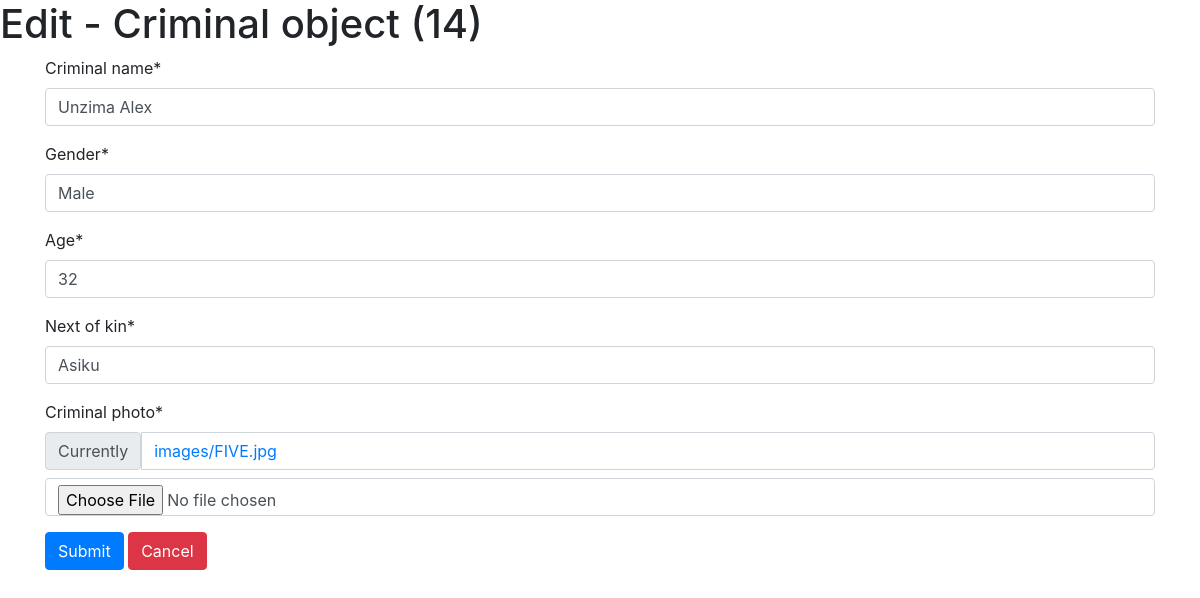
Screenshot of /edit_criminal/14/ (signed in) with the database file from the repository.
### my_app/models.py (models this page shows)
class Criminal(models.Model):
    criminal_name = models.CharField(max_length = 40)
    gender = models.CharField(max_length = 12)
    age = models.IntegerField()
    next_of_kin = models.CharField(max_length = 30)
    criminal_photo = models.ImageField(upload_to ="images/", default="")

### my_app/views.py (the view)
# urls.py: path('edit_criminal/<int:criminal_id>/', edit_criminal_view, name='edit_criminal_page'),
@login_required
def edit_criminal_view(request, criminal_id):
        message = ''
        criminal = Criminal.objects.get(id=criminal_id)
        if request.method == "POST":
                criminal_form =CriminalForm(request.POST, instance =criminal)
                if criminal_form.is_valid():
                        criminal_form.save()
                        message = "changes saved sucessfully!"
                else:
                        message = "form has invalid data"
                        return redirect(add_criminal_view)
        else:
                        criminal_form =CriminalForm(instance=criminal)
        context ={
                'form': criminal_form,
                'criminal': criminal,
                'message': message
        }
        return render(request, 'edit_criminal.html', context)

### my_app/forms.py
class CriminalForm(ModelForm):
    class Meta:
        model = Criminal
        fields = '__all__'

### my_app/templates/edit_criminal.html (shortened to what this page needs)
<!DOCTYPE html>
<html>
    {% load crispy_forms_tags %}
    {% load static %}
<head>
    <link rel="stylesheet" href="{% static 'css/bootstrap.min.css' %}">
</head>
<body>
    <h1>Edit - {{criminal}}</h1>
    <div class="container">
        <form method="POST">
            {{ form|crispy }}
            <input type="submit" class="btn btn-primary">
           <a class="btn btn-danger" href="{% url 'add_criminal_page'%}">Cancel</a>
        </form>
    </div>
</body>
</html>

### rows the page displays
Criminal: id "Criminal object (14)", criminal_name "Unzima Alex", gender "Male", age "32", next_of_kin "Asiku"
